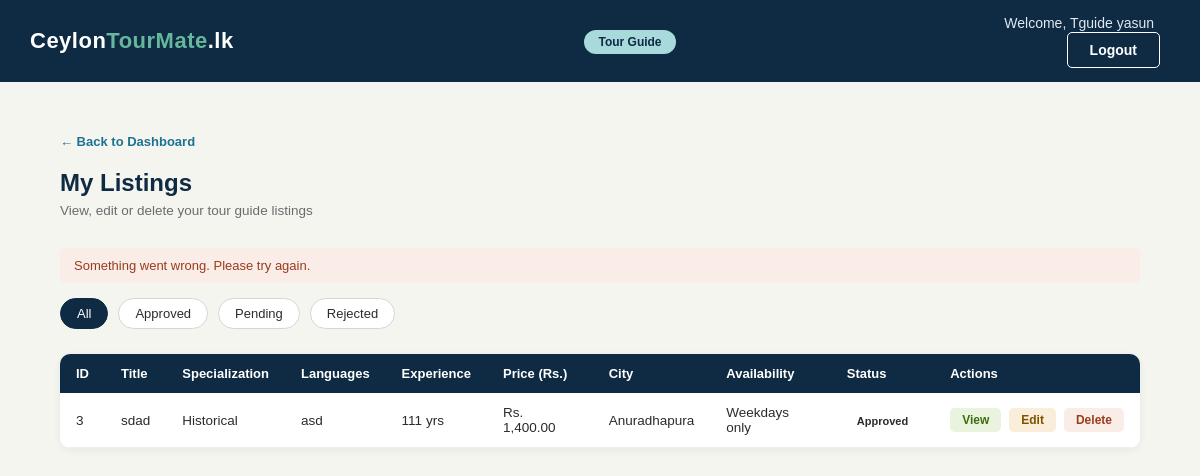
Page /tourguidemanagelistings.php?error=1 (signed in) on the committed database.
### tables this page shows
CREATE TABLE `tourguide_listings` (
  `id` int(11) NOT NULL,
  `listing_id` int(11) DEFAULT NULL,
  `languages` varchar(255) DEFAULT NULL,
  `specialization` varchar(255) DEFAULT NULL,
  `experience_years` int(11) DEFAULT NULL,
  `availability` varchar(255) DEFAULT NULL
);

CREATE TABLE `listings` (
  `id` int(11) NOT NULL,
  `user_id` int(11) DEFAULT NULL,
  `title` varchar(255) DEFAULT NULL,
  `description` text DEFAULT NULL,
  `location` varchar(255) DEFAULT NULL,
  `city` varchar(100) DEFAULT NULL,
  `price` decimal(10,2) DEFAULT NULL,
  `status` enum('pending','approved','rejected') DEFAULT 'pending',
  `type` enum('tour_guide','shop','hotel','experience') DEFAULT NULL,
  `created_at` timestamp NOT NULL DEFAULT current_timestamp()
);

### tourguidemanagelistings.php (the view, shortened to what this page needs)
<?php
require_once 'Classes/session.php';
$conn   = DBconnection::getInstance()->getConnection();
$userId = $_SESSION['user_id'];
$status = isset($_GET['status']) ? $_GET['status'] : null;
if ($status) {
    $sql  = "SELECT l.*, tl.specialization, tl.languages, tl.experience_years, tl.availability
             FROM listings l
             JOIN tourguide_listings tl ON l.id = tl.listing_id
             WHERE l.user_id = ? AND l.status = ?
             ORDER BY l.created_at DESC";
    $stmt = $conn->prepare($sql);
    $stmt->bind_param("is", $userId, $status);
} else {
    $sql  = "SELECT l.*, tl.specialization, tl.languages, tl.experience_years, tl.availability
             FROM listings l
             JOIN tourguide_listings tl ON l.id = tl.listing_id
             WHERE l.user_id = ?
             ORDER BY l.created_at DESC";
    $stmt = $conn->prepare($sql);
    $stmt->bind_param("i", $userId);
}
$stmt->execute();
$listings = $stmt->get_result()->fetch_all(MYSQLI_ASSOC);
?>
<!DOCTYPE html>
<html lang="en">
<head>
    <link rel="stylesheet" type="text/css" href="style.css">
</head>
<body>
<div class="navbar">
    <table>
        <tr>
            <td class="logo-cell">
                <a href="tourguidedashboard.php"><span class="logo-text">Ceylon<span>TourMate</span>.lk</span></a>
            </td>
            <td class="nav-links-cell">
                <span class="partner-badge tourguide-badge">Tour Guide</span>
            </td>
            <td class="nav-buttons-cell">
                <span class="admin-welcome">Welcome, <?php echo htmlspecialchars($_SESSION['firstname']); ?></span>
                <a href="logout.php"><button class="btn btn-login">Logout</button></a>
            </td>
        </tr>
    </table>
</div>
<div class="admin-section">
    <a href="tourguidedashboard.php" class="back-link">&larr; Back to Dashboard</a>
    <h2 class="admin-page-title">My Listings</h2>
    <p class="admin-page-subtitle">View, edit or delete your tour guide listings</p>
    <?php if(isset($_GET['error'])) { ?>
        <p class="error">Something went wrong. Please try again.</p>
    <?php } ?>
    <div class="filter-bar">
        <a href="tourguidemanagelistings.php" class="filter-btn <?php echo !isset($_GET['status']) ? 'active' : ''; ?>">All</a>
        <a href="tourguidemanagelistings.php?status=approved" class="filter-btn <?php echo (isset($_GET['status']) && $_GET['status']=='approved') ? 'active' : ''; ?>">Approved</a>
        <a href="tourguidemanagelistings.php?status=pending" class="filter-btn <?php echo (isset($_GET['status']) && $_GET['status']=='pending') ? 'active' : ''; ?>">Pending</a>
        <a href="tourguidemanagelistings.php?status=rejected" class="filter-btn <?php echo (isset($_GET['status']) && $_GET['status']=='rejected') ? 'active' : ''; ?>">Rejected</a>
    </div>
    <table class="admin-table">
        <tr>
            <th>ID</th>
            <th>Title</th>
            <th>Specialization</th>
            <th>Languages</th>
            <th>Experience</th>
            <th>Price (Rs.)</th>
            <th>City</th>
            <th>Availability</th>
            <th>Status</th>
            <th>Actions</th>
        </tr>
        <?php if(empty($listings)) { ?>
    <tr>
        <td colspan="10" class="table-empty">No listings found</td>
    </tr>
<?php } else { ?>
    <?php foreach($listings as $listing) { ?>
    <tr>
        <td><?php echo $listing['id']; ?></td>
        <td><?php echo $listing['title']; ?></td>
        <td><?php echo $listing['specialization']; ?></td>
        <td><?php echo $listing['languages']; ?></td>
        <td><?php echo $listing['experience_years']; ?> yrs</td>
        <td>Rs. <?php echo number_format($listing['price'], 2); ?></td>
        <td><?php echo $listing['city']; ?></td>
        <td><?php echo $listing['availability']; ?></td>
        <td>
            <span class="status-badge status-<?php echo $listing['status']; ?>">
                <?php echo ucfirst($listing['status']); ?>
            </span>
        </td>
        <td>
            <div class="action-btns">
    <a href="tourguideviewlisting.php?id=<?php echo $listing['id']; ?>"
       class="tbl-btn tbl-btn-green">View</a>
    <a href="tourguideeditlisting.php?id=<?php echo $listing['id']; ?>"
       class="tbl-btn tbl-btn-amber">Edit</a>
    <a href="tourguideDeletelistingbackend.php?id=<?php echo $listing['id']; ?>"
       class="tbl-btn tbl-btn-red"
       onclick="return confirm('Are you sure you want to delete this listing?')">Delete</a>
</div>
        </td>
    </tr>
    <?php } ?>
<?php } ?>
    </table>
</div>
</body>
</html>

### style.css (style rules this page uses)
* { margin: 0; padding: 0; box-sizing: border-box; }
body { font-family: Arial, Helvetica, sans-serif; background-color: #f5f5f0; color: #2b2b2b; }
a { text-decoration: none; color: inherit; }
.navbar { background-color: #0f2a43; width: 100%; }
.navbar table { width: 100%; border-collapse: collapse; }
.navbar td { padding: 14px 30px; vertical-align: middle; }
.logo-cell { width: 30%; }
.logo-text { color: #ffffff; font-size: 22px; font-weight: bold; letter-spacing: 0.5px; }
.logo-text span { color: #65b89c; }
.nav-links-cell { width: 45%; text-align: center; }
.nav-buttons-cell { width: 30%; text-align: right; }
.btn { display: inline-block; padding: 9px 22px; border-radius: 5px; font-size: 14px; font-weight: bold; cursor: pointer; border: none; }
.btn-login { background-color: transparent; color: #ffffff; border: 1px solid #ffffff; margin-right: 10px; }
.admin-welcome { color: #e2e8f0; font-size: 14px; margin-right: 16px; }
.admin-section { padding: 50px 60px; max-width: 1300px; margin: 0 auto; }
.admin-page-title { font-size: 24px; color: #0f2a43; margin-bottom: 6px; }
.admin-page-subtitle { font-size: 13.5px; color: #6b6b6b; margin-bottom: 30px; }
.back-link { display: inline-block; font-size: 13px; color: #1c7293; font-weight: bold; margin-bottom: 20px; }
.admin-table { width: 100%; border-collapse: collapse; background-color: #ffffff; border-radius: 10px; overflow: hidden; box-shadow: 0 2px 8px rgba(0, 0, 0, 0.06); }
.admin-table th { background-color: #0f2a43; color: #ffffff; text-align: left; padding: 12px 16px; font-size: 13px; }
.admin-table td { padding: 12px 16px; font-size: 13.5px; border-bottom: 1px solid #eee; color: #2b2b2b; }
.error { background-color: #faece7; color: #993c1d; padding: 10px 14px; border-radius: 5px; font-size: 13px; margin-bottom: 15px; }
.filter-bar { display: flex; flex-wrap: wrap; gap: 10px; margin-bottom: 25px; }
.filter-btn { padding: 7px 16px; border-radius: 20px; font-size: 13px; border: 1px solid #d6d6d6; background-color: #ffffff; color: #2b2b2b; }
.filter-btn.active { background-color: #0f2a43; color: #ffffff; border-color: #0f2a43; }
.action-btns { display: flex; gap: 8px; }
.tbl-btn { padding: 5px 12px; border-radius: 5px; font-size: 12px; font-weight: bold; }
.tbl-btn-green { background-color: #eaf3de; color: #3b6d11; }
.tbl-btn-amber { background-color: #faeeda; color: #7a5200; }
.tbl-btn-red { background-color: #faece7; color: #993c1d; }
.status-badge { padding: 3px 10px; border-radius: 20px; font-size: 11px; font-weight: bold; }
.partner-badge { background-color: #f0c040; color: #0f2a43; font-size: 12px; font-weight: bold; padding: 5px 14px; border-radius: 20px; }
.tourguide-badge { background-color: #a8dadc; color: #0f2a43; }

### rows in the picture
tourguide_listings: listing "3", listing.title "sdad", specialization "Historical", languages "asd", experience_years "111", listing.price "1,400.00", listing.city "Anuradhapura", availability "Weekdays only", listing.status "Approved"

### other values in the picture
$_SESSION['firstname'] "Tguide yasun"
